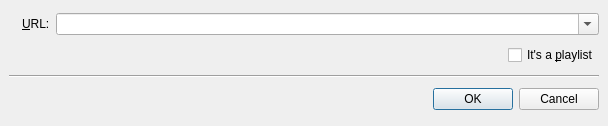
<ui version="4.0" >
 <class>InputURL</class>
 <widget class="QDialog" name="InputURL" >
  <property name="geometry" >
   <rect>
    <x>0</x>
    <y>0</y>
    <width>608</width>
    <height>126</height>
   </rect>
  </property>
  <property name="windowTitle" >
   <string>SMPlayer - Enter URL</string>
  </property>
  <layout class="QGridLayout" >
   <property name="margin" >
    <number>9</number>
   </property>
   <property name="spacing" >
    <number>6</number>
   </property>
   <item row="1" column="1" >
    <layout class="QHBoxLayout" >
     <property name="spacing" >
      <number>6</number>
     </property>
     <property name="margin" >
      <number>0</number>
     </property>
     <item>
      <spacer>
       <property name="orientation" >
        <enum>Qt::Horizontal</enum>
       </property>
       <property name="sizeHint" >
        <size>
         <width>40</width>
         <height>20</height>
        </size>
       </property>
      </spacer>
     </item>
     <item>
      <widget class="QCheckBox" name="playlist_check" >
       <property name="text" >
        <string>It's a &amp;playlist</string>
       </property>
      </widget>
     </item>
    </layout>
   </item>
   <item row="2" column="0" colspan="2" >
    <widget class="Line" name="line" >
     <property name="orientation" >
      <enum>Qt::Horizontal</enum>
     </property>
    </widget>
   </item>
   <item row="3" column="0" colspan="2" >
    <widget class="QDialogButtonBox" name="buttonBox" >
     <property name="orientation" >
      <enum>Qt::Horizontal</enum>
     </property>
     <property name="standardButtons" >
      <set>QDialogButtonBox::Cancel|QDialogButtonBox::NoButton|QDialogButtonBox::Ok</set>
     </property>
    </widget>
   </item>
   <item row="0" column="1" >
    <layout class="QHBoxLayout" >
     <property name="spacing" >
      <number>6</number>
     </property>
     <property name="margin" >
      <number>0</number>
     </property>
     <item>
      <widget class="QLabel" name="label" >
       <property name="text" >
        <string>&amp;URL:</string>
       </property>
       <property name="buddy" >
        <cstring>url_edit</cstring>
       </property>
      </widget>
     </item>
     <item>
      <widget class="QComboBox" name="url_edit" >
       <property name="editable" >
        <bool>true</bool>
       </property>
       <property name="sizePolicy" >
        <sizepolicy vsizetype="Fixed" hsizetype="MinimumExpanding" >
         <horstretch>0</horstretch>
         <verstretch>0</verstretch>
        </sizepolicy>
       </property>
      </widget>
     </item>
    </layout>
   </item>
   <item rowspan="2" row="0" column="0" >
    <widget class="QLabel" name="url_icon" >
     <property name="text" >
      <string/>
     </property>
     <property name="pixmap" >
      <pixmap resource="icons.qrc" >:/icons-png/url_big.png</pixmap>
     </property>
    </widget>
   </item>
  </layout>
 </widget>
 <tabstops>
  <tabstop>url_edit</tabstop>
  <tabstop>playlist_check</tabstop>
  <tabstop>buttonBox</tabstop>
 </tabstops>
 <resources>
  <include location="icons.qrc" />
 </resources>
 <connections>
  <connection>
   <sender>buttonBox</sender>
   <signal>accepted()</signal>
   <receiver>InputURL</receiver>
   <slot>accept()</slot>
   <hints>
    <hint type="sourcelabel" >
     <x>248</x>
     <y>254</y>
    </hint>
    <hint type="destinationlabel" >
     <x>157</x>
     <y>274</y>
    </hint>
   </hints>
  </connection>
  <connection>
   <sender>buttonBox</sender>
   <signal>rejected()</signal>
   <receiver>InputURL</receiver>
   <slot>reject()</slot>
   <hints>
    <hint type="sourcelabel" >
     <x>316</x>
     <y>260</y>
    </hint>
    <hint type="destinationlabel" >
     <x>286</x>
     <y>274</y>
    </hint>
   </hints>
  </connection>
 </connections>
</ui>
